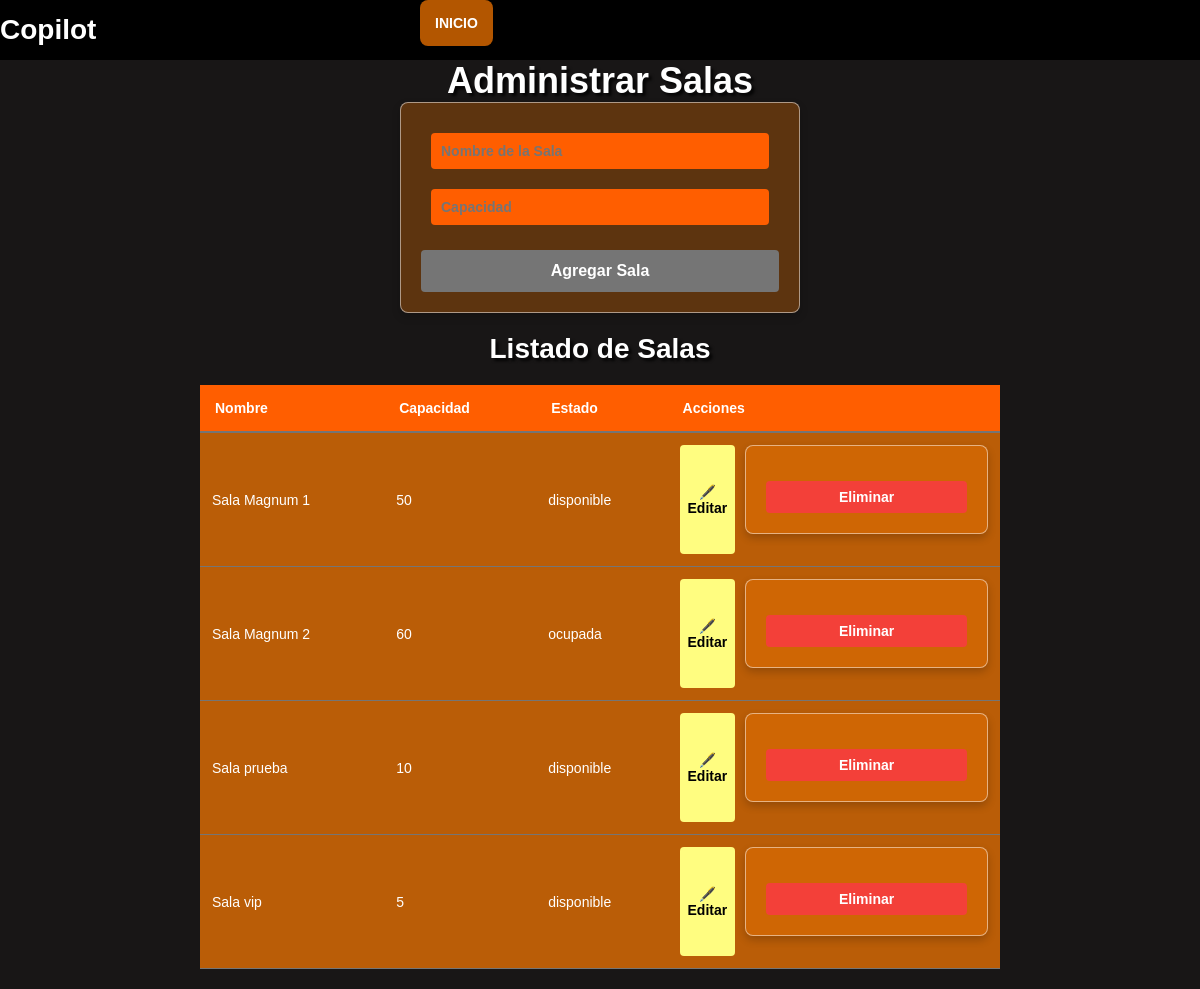
Page /pages/salas.php on the earlier database version.
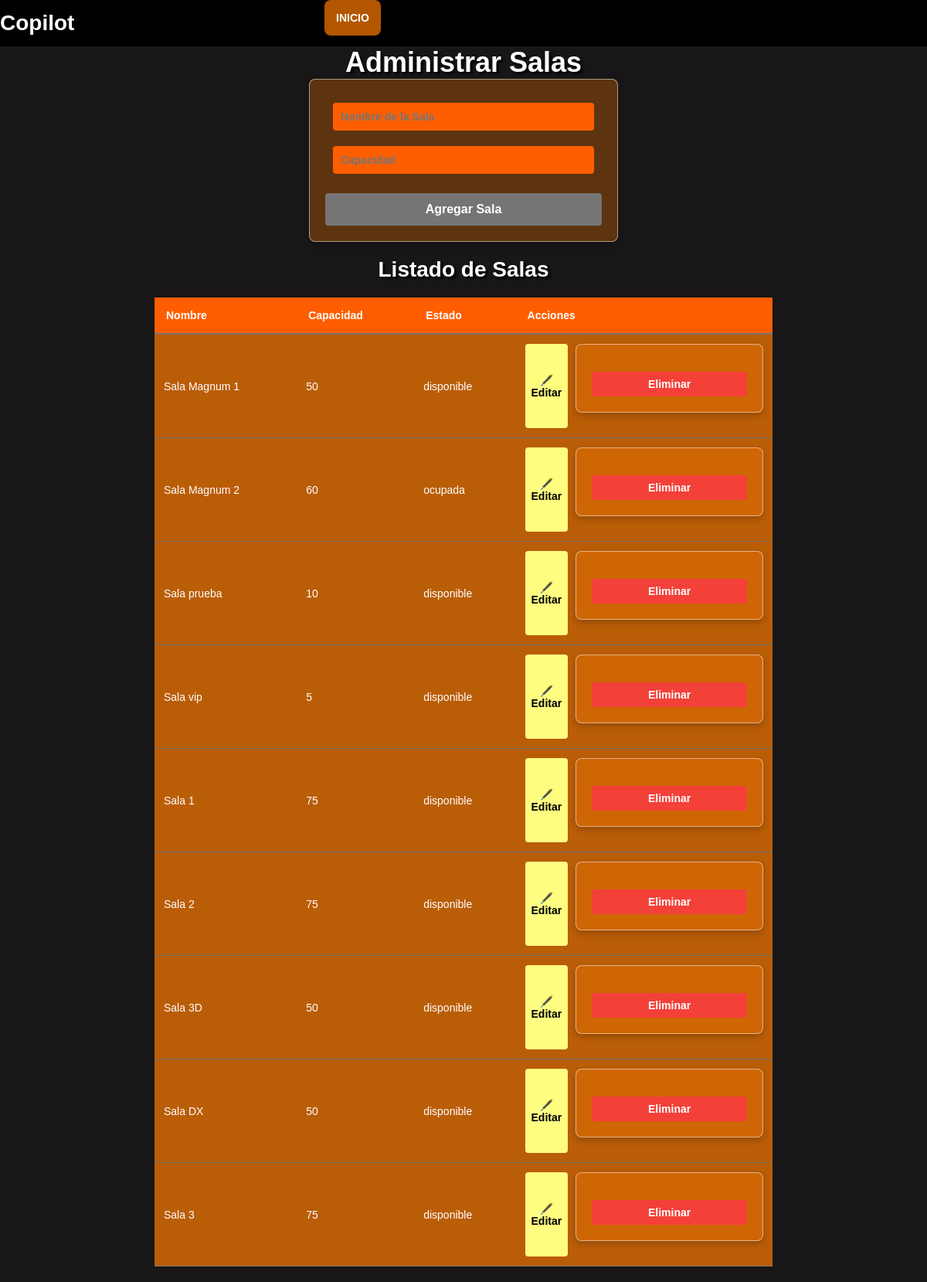
Same page on the later database version.
### tables this page shows
CREATE TABLE `salas` (
  `id_sala` int(11) NOT NULL AUTO_INCREMENT,
  `nombre` varchar(100) NOT NULL,
  `capacidad` int(11) NOT NULL,
  `estado` enum('ocupada','disponible') DEFAULT 'disponible',
  PRIMARY KEY (`id_sala`)
);

### functions/gestionar.php (called while the page is built, shortened)
<?php
include_once(__DIR__ . '/../config.php');
function obtenerSalas() {
    global $conexion;
    $result = $conexion->query("SELECT * FROM salas");
    return $result->fetch_all(MYSQLI_ASSOC);
}
?>

### pages/salas.php (the view, shortened to what this page needs)
<?php
include_once '../config.php';
include_once '../functions/gestionar.php';
$salas = obtenerSalas();
?>
<!DOCTYPE html>
<html lang="en">
<head>
    <link rel="stylesheet" href="../assets/css/styles.css">
    <link rel="stylesheet" href="../assets/css/salas.css">
    <link rel="stylesheet" href="../assets/css/app.css">
    <link rel="stylesheet" href="../assets/css/grid.css">
</head>
<body>
<header class="nav-wrapper">
            <div class="nav">
                <a href="../index.php" class="logo">Copilot</a>
                <ul class="nav-menu">
                    <li><a href="../index.php">Inicio</a></li>
                </ul>
            </div>
        </header>
    <h1>Administrar Salas</h1>
    <form method="post">
        <input type="text" name="nombre" placeholder="Nombre de la Sala" required>
        <input type="number" name="capacidad" placeholder="Capacidad" required>
        <button type="submit">Agregar Sala</button>
    </form>
    <h2>Listado de Salas</h2>
    <table>
        <thead>
            <tr>
                <th>Nombre</th>
                <th>Capacidad</th>
                <th>Estado</th>
                <th>Acciones</th>
            </tr>
        </thead>
        <tbody>
            <?php foreach ($salas as $sala): ?>
                <tr>
                    <td><?php echo $sala['nombre']; ?></td>
                    <td><?php echo $sala['capacidad']; ?></td>
                    <td><?php echo $sala['estado']; ?></td>
                    <td>
                        <div class="action-buttons">
                            <button class="edit-button" onclick="abrirModal(<?php echo $sala['id_sala']; ?>)">🖋️Editar</button>
                            <form method="post" style="display:inline;">
                            <button type="submit" name="eliminar" class="delete-button" onclick="return confirm('¿Estás seguro de que deseas eliminar esta sala?');">Eliminar</button>
                            </form>
                        </div>
                    </td>
                </tr>
            <?php endforeach; ?>
        </tbody>
    </table>
</body>
</html>

Differences in the rows shown:
added salas: nombre "Sala 1", capacidad "75", estado "disponible"
added salas: nombre "Sala 2", capacidad "75", estado "disponible"
added salas: nombre "Sala 3D", capacidad "50", estado "disponible"
added salas: nombre "Sala DX", capacidad "50", estado "disponible"
added salas: nombre "Sala 3", capacidad "75", estado "disponible"
